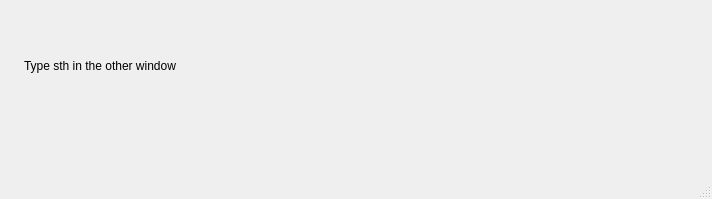
<?xml version="1.0" encoding="UTF-8"?>
<ui version="4.0">
 <class>SecondWindow</class>
 <widget class="QMainWindow" name="SecondWindow">
  <property name="geometry">
   <rect>
    <x>0</x>
    <y>0</y>
    <width>712</width>
    <height>199</height>
   </rect>
  </property>
  <property name="windowTitle">
   <string>MainWindow</string>
  </property>
  <widget class="QWidget" name="centralwidget">
   <widget class="QLabel" name="label">
    <property name="geometry">
     <rect>
      <x>24</x>
      <y>15</y>
      <width>661</width>
      <height>101</height>
     </rect>
    </property>
    <property name="text">
     <string>Type sth in the other window</string>
    </property>
   </widget>
  </widget>
  <widget class="QMenuBar" name="menubar">
   <property name="geometry">
    <rect>
     <x>0</x>
     <y>0</y>
     <width>712</width>
     <height>26</height>
    </rect>
   </property>
  </widget>
  <widget class="QStatusBar" name="statusbar"/>
 </widget>
 <resources/>
 <connections/>
</ui>
